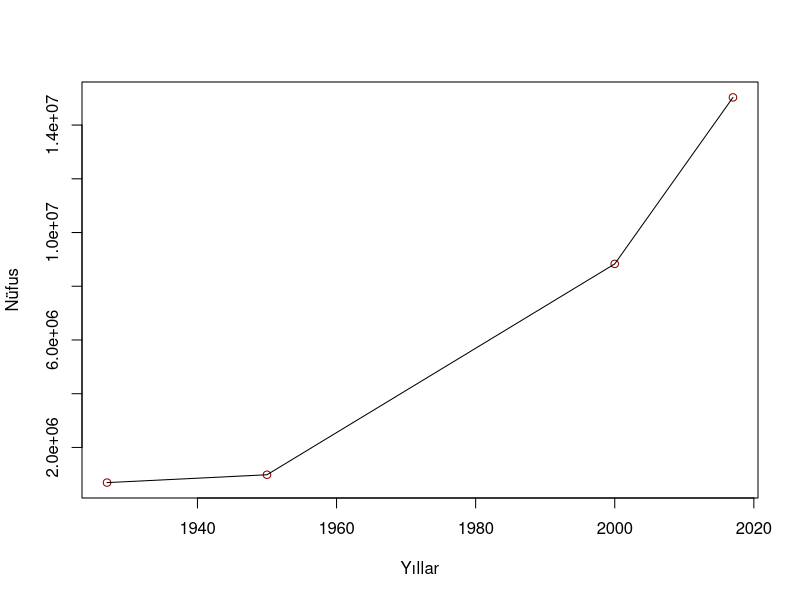

Reproduce this figure in R.
calculate_annual_growth <- function(year_one,year_two,pop_y1, pop_y2,city) {
  annual_growth <- (((pop_y2 - pop_y1) / pop_y1) * 100) / (year_two-year_one)
  message <- paste("From", year_one, "to", year_two, "the population of", city, "grew by approximately", annual_growth, "% each year.")
  print(message)
  return(annual_growth)
}
# Write your code starting here:
city <- "Istanbul, Turkey"
pop_y1 <- 691000
pop_y2 <- 15029231
pop_y3 <- 983000
pop_y4 <- 8831800
year_one <- 1927
year_two <- 2017
year_three <- 1950
year_four <- 2000
pop_change <- pop_y2 - pop_y1 
pop_change2 <- pop_y4 - pop_y3 
percentage_gr <- (pop_change-pop_y1) *100
percentage_gr2 <- (pop_change2-pop_y3) *100

pop_list <- list(pop_y1, pop_y3, pop_y4, pop_y2)
year_list <- list(year_one,year_three,year_four,year_two)


annual_gr <- percentage_gr / (year_two - year_one)
annual_gr2 <- percentage_gr2 / (year_four - year_three)
cag <- calculate_annual_growth (year_one,year_two,pop_y1, pop_y2,city)
print (annual_gr)
cag2 = calculate_annual_growth (year_three,year_four,pop_y3, pop_y4,city)
print (annual_gr2)
plot(x = year_list, y = pop_list, xlab = "Yıllar", ylab = "Nüfus",col = "dark red")
lines(x=year_list, y=pop_list)
help("plot")
